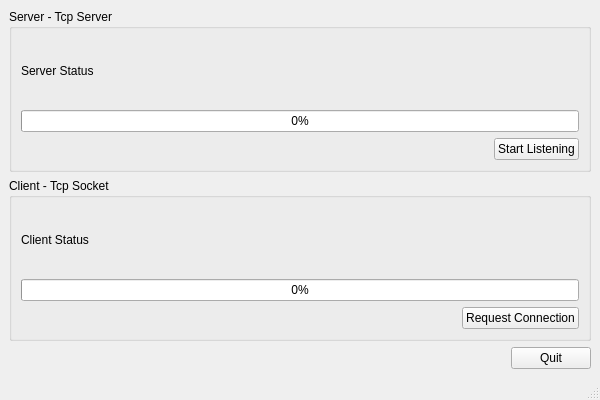
<?xml version="1.0" encoding="UTF-8"?>
<ui version="4.0">
 <class>MainWindow</class>
 <widget class="QMainWindow" name="MainWindow">
  <property name="geometry">
   <rect>
    <x>0</x>
    <y>0</y>
    <width>600</width>
    <height>400</height>
   </rect>
  </property>
  <property name="font">
   <font>
    <family>MS Shell Dlg 2</family>
   </font>
  </property>
  <property name="windowTitle">
   <string>Loopback TCP</string>
  </property>
  <widget class="QWidget" name="centralwidget">
   <layout class="QGridLayout" name="gridLayout">
    <item row="0" column="0">
     <layout class="QVBoxLayout" name="verticalLayout">
      <item>
       <widget class="QGroupBox" name="groupBox_server">
        <property name="title">
         <string>Server - Tcp Server</string>
        </property>
        <layout class="QGridLayout" name="gridLayout_2">
         <item row="0" column="0">
          <layout class="QVBoxLayout" name="verticalLayout_2">
           <item>
            <layout class="QHBoxLayout" name="horizontalLayout_3">
             <item>
              <widget class="QLabel" name="label_serverStatus">
               <property name="text">
                <string>Server Status</string>
               </property>
              </widget>
             </item>
             <item>
              <spacer name="horizontalSpacer_3">
               <property name="orientation">
                <enum>Qt::Horizontal</enum>
               </property>
               <property name="sizeHint" stdset="0">
                <size>
                 <width>40</width>
                 <height>20</height>
                </size>
               </property>
              </spacer>
             </item>
            </layout>
           </item>
           <item>
            <widget class="QProgressBar" name="progressBar_server">
             <property name="value">
              <number>0</number>
             </property>
            </widget>
           </item>
           <item>
            <layout class="QHBoxLayout" name="horizontalLayout_2">
             <item>
              <spacer name="horizontalSpacer_2">
               <property name="orientation">
                <enum>Qt::Horizontal</enum>
               </property>
               <property name="sizeHint" stdset="0">
                <size>
                 <width>40</width>
                 <height>20</height>
                </size>
               </property>
              </spacer>
             </item>
             <item>
              <widget class="QPushButton" name="pushButton_startListening">
               <property name="text">
                <string>Start Listening</string>
               </property>
              </widget>
             </item>
            </layout>
           </item>
          </layout>
         </item>
        </layout>
       </widget>
      </item>
      <item>
       <widget class="QGroupBox" name="groupBox_client">
        <property name="title">
         <string>Client - Tcp Socket</string>
        </property>
        <layout class="QGridLayout" name="gridLayout_3">
         <item row="0" column="0">
          <layout class="QVBoxLayout" name="verticalLayout_3">
           <item>
            <layout class="QHBoxLayout" name="horizontalLayout_4">
             <item>
              <widget class="QLabel" name="label_clientStatus">
               <property name="text">
                <string>Client Status</string>
               </property>
              </widget>
             </item>
             <item>
              <spacer name="horizontalSpacer_4">
               <property name="orientation">
                <enum>Qt::Horizontal</enum>
               </property>
               <property name="sizeHint" stdset="0">
                <size>
                 <width>40</width>
                 <height>20</height>
                </size>
               </property>
              </spacer>
             </item>
            </layout>
           </item>
           <item>
            <widget class="QProgressBar" name="progressBar_client">
             <property name="value">
              <number>0</number>
             </property>
            </widget>
           </item>
           <item>
            <layout class="QHBoxLayout" name="horizontalLayout_5">
             <item>
              <spacer name="horizontalSpacer_5">
               <property name="orientation">
                <enum>Qt::Horizontal</enum>
               </property>
               <property name="sizeHint" stdset="0">
                <size>
                 <width>40</width>
                 <height>20</height>
                </size>
               </property>
              </spacer>
             </item>
             <item>
              <widget class="QPushButton" name="pushButton_requestConnection">
               <property name="text">
                <string>Request Connection</string>
               </property>
              </widget>
             </item>
            </layout>
           </item>
          </layout>
         </item>
        </layout>
       </widget>
      </item>
      <item>
       <layout class="QHBoxLayout" name="horizontalLayout">
        <item>
         <spacer name="horizontalSpacer">
          <property name="orientation">
           <enum>Qt::Horizontal</enum>
          </property>
          <property name="sizeHint" stdset="0">
           <size>
            <width>40</width>
            <height>20</height>
           </size>
          </property>
         </spacer>
        </item>
        <item>
         <widget class="QPushButton" name="pushButton_quit">
          <property name="text">
           <string>Quit</string>
          </property>
         </widget>
        </item>
       </layout>
      </item>
     </layout>
    </item>
   </layout>
  </widget>
  <widget class="QMenuBar" name="menubar">
   <property name="geometry">
    <rect>
     <x>0</x>
     <y>0</y>
     <width>600</width>
     <height>26</height>
    </rect>
   </property>
  </widget>
  <widget class="QStatusBar" name="statusbar"/>
 </widget>
 <resources/>
 <connections/>
</ui>
